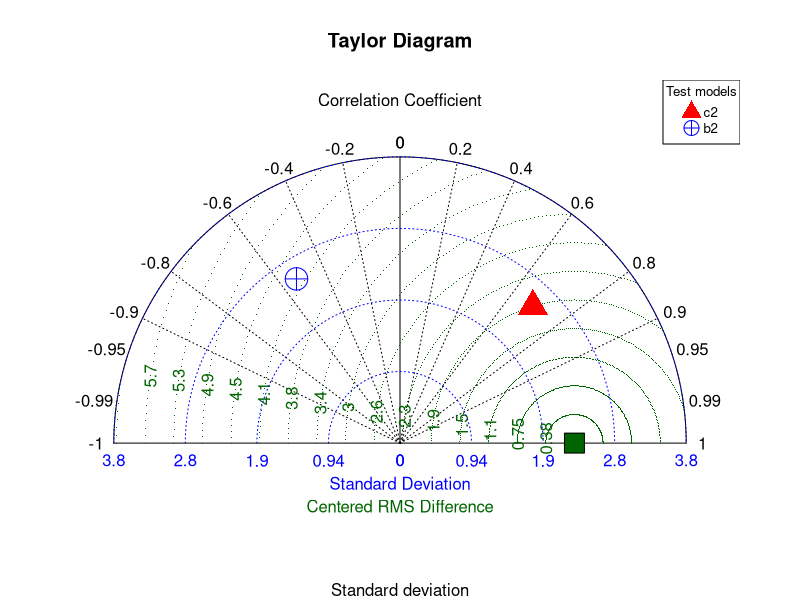

The R source for this figure:
taylor.diagram2 <- function (ref, model, add = FALSE, col = "red", pch = 19, pos.cor = TRUE, 
                             xlab = "Standard deviation", ylab = "", main = "Taylor Diagram", 
                             show.gamma = TRUE, ngamma = 3, gamma.col = 8, sd.arcs = 0, 
                             ref.sd = FALSE, sd.method = "sample", grad.corr.lines = c(0.2, 
                                                                                       0.4, 0.6, 0.8, 0.9), pcex = 1, cex.axis = 1, normalize = FALSE, 
                             mar = c(4, 3, 4, 3), refcol = "black", refpch = 16, ...) {
  require("plotrix")
  grad.corr.full <- c(0, 0.2, 0.4, 0.6, 0.8, 0.9, 0.95, 0.99, 
                      1)
  R <- cor(ref, model, use = "pairwise")
  if (is.list(ref)) 
    ref <- unlist(ref)
  if (is.list(model)) 
    ref <- unlist(model)
  SD <- function(x, subn) {
    meanx <- mean(x, na.rm = TRUE)
    devx <- x - meanx
    ssd <- sqrt(sum(devx * devx, na.rm = TRUE)/(length(x[!is.na(x)]) - 
                                                  subn))
    return(ssd)
  }
  subn <- sd.method != "sample"
  sd.r <- SD(ref, subn)
  sd.f <- SD(model, subn)
  if (normalize) {
    sd.f <- sd.f/sd.r
    sd.r <- 1
  }
  maxsd <- 1.5 * max(sd.f, sd.r)
  oldpar <- par("mar", "xpd", "xaxs", "yaxs")
  if (!add) {
    par(mar = mar)
    if (pos.cor) {
      if (nchar(ylab) == 0) 
        ylab = "Standard deviation"
      plot(0, xlim = c(0, maxsd * 1.1), ylim = c(0, maxsd * 
                                                   1.1), xaxs = "i", yaxs = "i", axes = FALSE, main = main, 
           xlab = "", ylab = ylab, type = "n", cex = cex.axis, 
           ...)
      mtext(xlab, side = 1, line = 2.3)
      if (grad.corr.lines[1]) {
        for (gcl in grad.corr.lines) lines(c(0, maxsd * 
                                               gcl), c(0, maxsd * sqrt(1 - gcl^2)), lty = 3)
      }
      segments(c(0, 0), c(0, 0), c(0, maxsd), c(maxsd, 
                                                0))
      axis.ticks <- pretty(c(0, maxsd))
      axis.ticks <- axis.ticks[axis.ticks <= maxsd]
      axis(1, at = axis.ticks, cex.axis = cex.axis)
      axis(2, at = axis.ticks, cex.axis = cex.axis)
      if (sd.arcs[1]) {
        if (length(sd.arcs) == 1) 
          sd.arcs <- axis.ticks
        for (sdarc in sd.arcs) {
          xcurve <- cos(seq(0, pi/2, by = 0.03)) * sdarc
          ycurve <- sin(seq(0, pi/2, by = 0.03)) * sdarc
          lines(xcurve, ycurve, col = "blue", lty = 3)
        }
      }
      if (show.gamma[1]) {
        if (length(show.gamma) > 1) 
          gamma <- show.gamma
        else gamma <- pretty(c(0, maxsd), n = ngamma)[-1]
        if (gamma[length(gamma)] > maxsd) 
          gamma <- gamma[-length(gamma)]
        labelpos <- seq(45, 70, length.out = length(gamma))
        for (gindex in 1:length(gamma)) {
          xcurve <- cos(seq(0, pi, by = 0.03)) * gamma[gindex] + 
            sd.r
          endcurve <- which(xcurve < 0)
          endcurve <- ifelse(length(endcurve), min(endcurve) - 
                               1, 105)
          ycurve <- sin(seq(0, pi, by = 0.03)) * gamma[gindex]
          maxcurve <- xcurve * xcurve + ycurve * ycurve
          startcurve <- which(maxcurve > maxsd * maxsd)
          startcurve <- ifelse(length(startcurve), max(startcurve) + 
                                 1, 0)
          lines(xcurve[startcurve:endcurve], ycurve[startcurve:endcurve], 
                col = gamma.col)
          if (xcurve[labelpos[gindex]] > 0) 
            plotrix::boxed.labels(xcurve[labelpos[gindex]], ycurve[labelpos[gindex]], 
                                  gamma[gindex], border = FALSE)
        }
      }
      xcurve <- cos(seq(0, pi/2, by = 0.01)) * maxsd
      ycurve <- sin(seq(0, pi/2, by = 0.01)) * maxsd
      lines(xcurve, ycurve)
      bigtickangles <- acos(seq(0.1, 0.9, by = 0.1))
      medtickangles <- acos(seq(0.05, 0.95, by = 0.1))
      smltickangles <- acos(seq(0.91, 0.99, by = 0.01))
      segments(cos(bigtickangles) * maxsd, sin(bigtickangles) * 
                 maxsd, cos(bigtickangles) * 0.97 * maxsd, sin(bigtickangles) * 
                 0.97 * maxsd)
      par(xpd = TRUE)
      if (ref.sd) {
        xcurve <- cos(seq(0, pi/2, by = 0.01)) * sd.r
        ycurve <- sin(seq(0, pi/2, by = 0.01)) * sd.r
        lines(xcurve, ycurve)
      }
      points(sd.r, 0, cex = pcex, col=refcol, pch = refpch)
      text(cos(c(bigtickangles, acos(c(0.95, 0.99)))) * 
             1.05 * maxsd, sin(c(bigtickangles, acos(c(0.95, 
                                                       0.99)))) * 1.05 * maxsd, c(seq(0.1, 0.9, by = 0.1), 
                                                                                  0.95, 0.99), cex = cex.axis)
      text(maxsd * 0.8, maxsd * 0.8, "Correlation", srt = 315, 
           cex = cex.axis)
      segments(cos(medtickangles) * maxsd, sin(medtickangles) * 
                 maxsd, cos(medtickangles) * 0.98 * maxsd, sin(medtickangles) * 
                 0.98 * maxsd)
      segments(cos(smltickangles) * maxsd, sin(smltickangles) * 
                 maxsd, cos(smltickangles) * 0.99 * maxsd, sin(smltickangles) * 
                 0.99 * maxsd)
    }
    else {
      x <- ref
      y <- model
      R <- cor(x, y, use = "pairwise.complete.obs")
      E <- mean(x, na.rm = TRUE) - mean(y, na.rm = TRUE)
      xprime <- x - mean(x, na.rm = TRUE)
      yprime <- y - mean(y, na.rm = TRUE)
      sumofsquares <- (xprime - yprime)^2
      Eprime <- sqrt(sum(sumofsquares)/length(complete.cases(x)))
      E2 <- E^2 + Eprime^2
      if (add == FALSE) {
        maxray <- 1.5 * max(sd.f, sd.r)
        plot(c(-maxray, maxray), c(0, maxray), type = "n", 
             asp = 1, bty = "n", xaxt = "n", yaxt = "n", 
             xlim = c(-1.1 * maxray, 1.1 * maxray), xlab = xlab, 
             ylab = ylab, main = main, cex = cex.axis)
        discrete <- seq(180, 0, by = -1)
        listepoints <- NULL
        for (i in discrete) {
          listepoints <- cbind(listepoints, maxray * 
                                 cos(i * pi/180), maxray * sin(i * pi/180))
        }
        listepoints <- matrix(listepoints, 2, length(listepoints)/2)
        listepoints <- t(listepoints)
        lines(listepoints[, 1], listepoints[, 2])
        lines(c(-maxray, maxray), c(0, 0))
        lines(c(0, 0), c(0, maxray))
        for (i in grad.corr.lines) {
          lines(c(0, maxray * i), c(0, maxray * sqrt(1 - 
                                                       i^2)), lty = 3)
          lines(c(0, -maxray * i), c(0, maxray * sqrt(1 - 
                                                        i^2)), lty = 3)
        }
        for (i in grad.corr.full) {
          text(1.05 * maxray * i, 1.05 * maxray * sqrt(1 - 
                                                         i^2), i, cex = cex.axis, adj = cos(i)/2)
          text(-1.05 * maxray * i, 1.05 * maxray * sqrt(1 - 
                                                          i^2), -i, cex = cex.axis, adj = 1 - cos(i)/2)
        }
        seq.sd <- seq.int(0, 2 * maxray, by = (maxray/10))[-1]
        for (i in seq.sd) {
          xcircle <- sd.r + (cos(discrete * pi/180) * 
                               i)
          ycircle <- sin(discrete * pi/180) * i
          for (j in 1:length(xcircle)) {
            if ((xcircle[j]^2 + ycircle[j]^2) < (maxray^2)) {
              points(xcircle[j], ycircle[j], col = "darkgreen", 
                     pch = ".")
              if (j == 10) 
                text(xcircle[j], ycircle[j], signif(i, 
                                                    2), cex = cex.axis, col = "darkgreen", 
                     srt = 90)
            }
          }
        }
        seq.sd <- seq.int(0, maxray, length.out = 5)
        for (i in seq.sd) {
          xcircle <- cos(discrete * pi/180) * i
          ycircle <- sin(discrete * pi/180) * i
          if (i) 
            lines(xcircle, ycircle, lty = 3, col = "blue")
          text(min(xcircle), -0.06 * maxray, signif(i, 
                                                    2), cex = cex.axis, col = "blue")
          text(max(xcircle), -0.06 * maxray, signif(i, 
                                                    2), cex = cex.axis, col = "blue")
        }
        text(0, -0.14 * maxray, "Standard Deviation", 
             cex = cex.axis, col = "blue")
        text(0, -0.22 * maxray, "Centered RMS Difference", 
             cex = cex.axis, col = "darkgreen")
        points(sd.r, 0, pch = 22, bg = "darkgreen", cex = pcex)
        text(0, 1.2 * maxray, "Correlation Coefficient", 
             cex = cex.axis)
      }
      S <- (2 * (1 + R))/(sd.f + (1/sd.f))^2
    }
  }
  points(sd.f * R, sd.f * sin(acos(R)), pch = pch, col = col, 
         cex = pcex)
  invisible(oldpar)
}

a <- array(c(1,4,8,5,6,2,2,7,3), dim=c(3,3))
b <- array(c(9,5,3,6,5,8,1,2,7) , dim=c(3,3))
c <- array(c(1,6,8,5,8,5,8,9,3) , dim=c(3,3))
a2 <- as.numeric(a)
b2 <- as.numeric(b)
c2 <- as.numeric(c)
cols <- c("red", "blue")
taylor.diagram2(ref=a2, model=c2, pos.cor=F, col=cols[1], pch=17, add= FALSE,
                pcex=3, refcol="purple", refpch=15)
taylor.diagram2(ref=a2, model=b2, pos.cor=F, col=cols[2], pch=10, add= TRUE,
                pcex=3, refcol="purple", refpch=15)

legend("topright", cex= 0.8, pt.cex=2,title="Test models",
       legend=c("c2","b2"),
       pch=c(17,10), col=cols)




